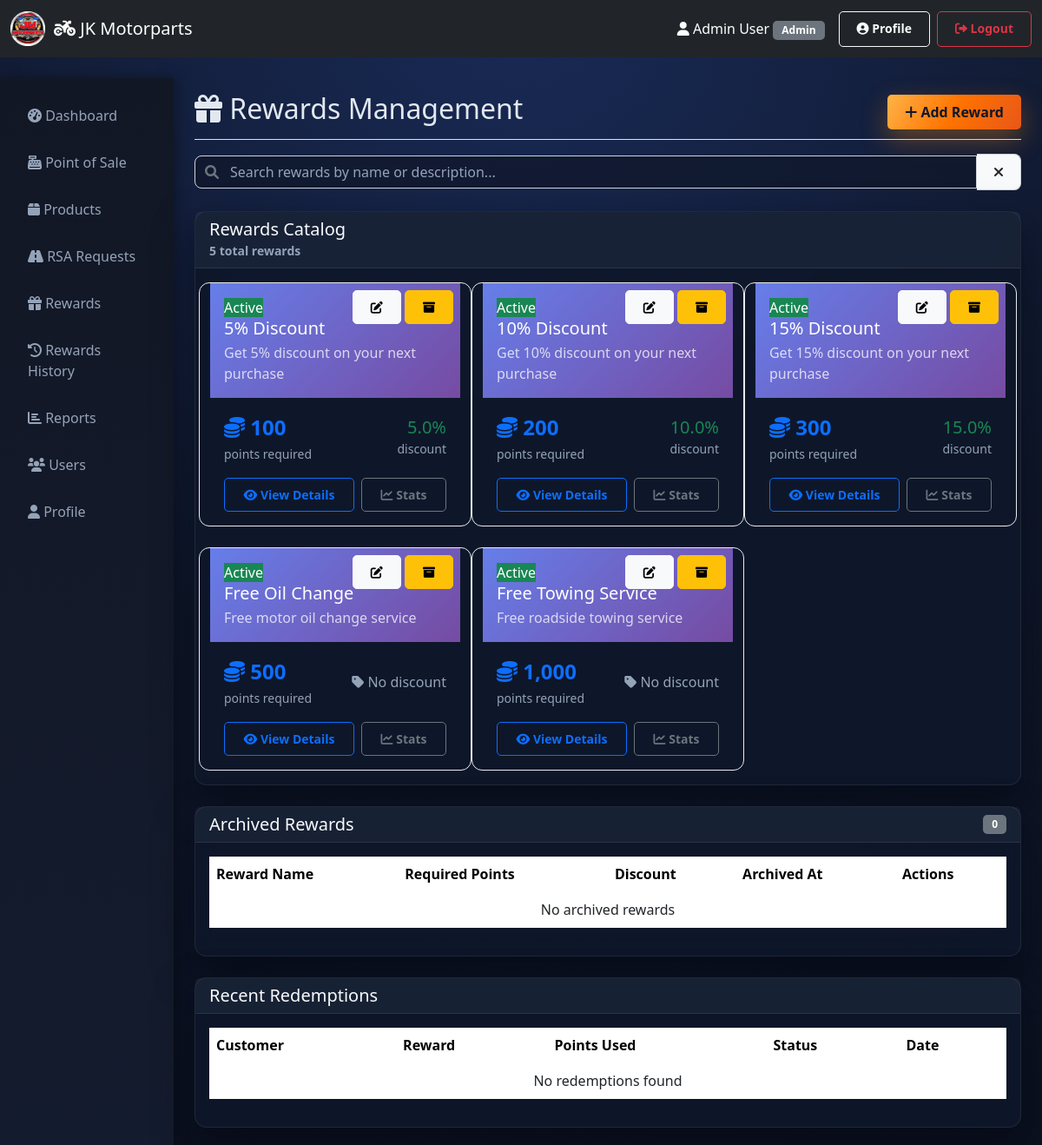
The app's page /rewards/index.php (signed in) with its own data.
### tables this page shows
CREATE TABLE `rewards_catalog` (
  `id` int(11) NOT NULL,
  `reward_name` varchar(200) NOT NULL,
  `description` text DEFAULT NULL,
  `required_points` int(11) NOT NULL,
  `discount_percentage` decimal(5,2) DEFAULT 0.00,
  `is_active` tinyint(1) DEFAULT 1,
  `is_archived` tinyint(1) DEFAULT 0,
  `archived_at` timestamp NULL DEFAULT NULL,
  `created_at` timestamp NOT NULL DEFAULT current_timestamp(),
  `updated_at` timestamp NOT NULL DEFAULT current_timestamp() ON UPDATE current_timestamp()
);

### rewards/index.php (the view, shortened to what this page needs)
<?php
$conn = getDBConnection();
$items_per_page = 6;
$page = isset($_GET['page']) ? (int)$_GET['page'] : 1;
$offset = ($page - 1) * $items_per_page;
$total_rewards = $conn->query("SELECT COUNT(*) FROM rewards_catalog WHERE is_archived = 0")->fetch_row()[0];
$rewards = $conn->query("SELECT * FROM rewards_catalog WHERE is_archived = 0 ORDER BY required_points LIMIT $items_per_page OFFSET $offset")->fetch_all(MYSQLI_ASSOC);
$archived_rewards = $conn->query("SELECT * FROM rewards_catalog WHERE is_archived = 1 ORDER BY archived_at DESC")->fetch_all(MYSQLI_ASSOC);
$redemptions = $conn->query("
    SELECT r.*, u.name as customer_name, rc.reward_name
    FROM rewards_redemptions r
    JOIN users u ON r.user_id = u.id
    JOIN rewards_catalog rc ON r.reward_id = rc.id
    ORDER BY r.date_redeemed DESC
    LIMIT 50
")->fetch_all(MYSQLI_ASSOC);
?>
<!DOCTYPE html>
<html lang="en">
<head>
    <link href="https://cdn.jsdelivr.net/npm/bootstrap@5.3.0/dist/css/bootstrap.min.css" rel="stylesheet">
    <link href="https://cdnjs.cloudflare.com/ajax/libs/font-awesome/6.0.0/css/all.min.css" rel="stylesheet">
    <link href="../assets/css/style.css" rel="stylesheet">
</head>
<body>
    <?php include '../includes/header.php'; ?>
    <div class="container-fluid mt-4">
        <div class="row">
            <?php include '../includes/sidebar.php'; ?>
            <main class="col-md-9 ms-sm-auto col-lg-10 px-md-4">
                <div class="d-flex justify-content-between flex-wrap flex-md-nowrap align-items-center pt-3 pb-2 mb-3 border-bottom">
                    <h1 class="h2"><i class="fas fa-gift"></i> Rewards Management</h1>
                    <button class="btn btn-primary" data-bs-toggle="modal" data-bs-target="#rewardModal" id="addRewardBtn">
                        <i class="fas fa-plus"></i> Add Reward
                    </button>
                </div>
                <div class="search-container">
                    <div class="search-input-wrapper">
                        <i class="fas fa-search search-icon"></i>
                        <input type="text" class="form-control search-input" id="searchRewards" placeholder="Search rewards by name or description...">
                        <button class="btn clear-search-btn" type="button" id="clearSearch">
                            <i class="fas fa-times"></i>
                        </button>
                    </div>
                </div>
                <div class="card mb-4">
                    <div class="card-header">
                        <h5 class="mb-0">Rewards Catalog</h5>
                        <small class="text-muted"><?php echo $total_rewards; ?> total rewards</small>
                    </div>
                    <div class="card-body">
                        <?php if (empty($rewards)): ?>
                            <div class="text-center py-5">
                                <i class="fas fa-gift fa-3x text-muted mb-3"></i>
                                <h5 class="text-muted">No rewards found</h5>
                                <p class="text-muted">Add your first reward to get started</p>
                            </div>
                        <?php else: ?>
                            <div class="row g-4" id="rewardsGrid">
                                <?php foreach ($rewards as $reward): ?>
                                    <div class="col-lg-4 col-md-6 reward-card" data-reward-id="<?php echo $reward['id']; ?>">
                                        <div class="reward-card-inner">
                                            <div class="reward-header">
                                                <span class="status-badge <?php echo $reward['is_active'] ? 'bg-success' : 'bg-secondary'; ?>">
                                                    <?php echo $reward['is_active'] ? 'Active' : 'Inactive'; ?>
                                                </span>
                                                <h5 class="mb-1 reward-name"><?php echo htmlspecialchars($reward['reward_name']); ?></h5>
                                                <p class="mb-0 reward-description opacity-75"><?php echo htmlspecialchars($reward['description']); ?></p>
                                                <div class="reward-actions">
                                                    <a href="?edit=<?php echo $reward['id']; ?>" class="btn btn-sm btn-light">
                                                        <i class="fas fa-edit"></i>
                                                    </a>
                                                    <form method="POST" onsubmit="return confirmDelete('Archive this reward?')" style="display: inline;">
                                                        <button type="submit" class="btn btn-sm btn-warning" name="archive_reward">
                                                            <i class="fas fa-archive"></i>
                                                        </button>
                                                    </form>
                                                </div>
                                            </div>
                                            <div class="card-body">
                                                <div class="d-flex justify-content-between align-items-center mb-3">
                                                    <div>
                                                        <div class="reward-points text-primary">
                                                            <i class="fas fa-coins"></i> <?php echo number_format($reward['required_points']); ?>
                                                        </div>
                                                        <small class="text-muted">points required</small>
                                                    </div>
                                                    <?php if ($reward['discount_percentage'] > 0): ?>
                                                        <div class="text-end">
                                                            <div class="h5 text-success mb-0">
                                                                <?php echo number_format($reward['discount_percentage'], 1); ?>%
                                                            </div>
                                                            <small class="text-muted">discount</small>
                                                        </div>
                                                    <?php else: ?>
                                                        <div class="text-muted">
                                                            <i class="fas fa-tag"></i> No discount
                                                        </div>
                                                    <?php endif; ?>
                                                </div>
                                                <div class="d-flex gap-2">
                                                    <button class="btn btn-sm btn-outline-primary flex-fill" onclick="viewRewardDetails(<?php echo $reward['id']; ?>)">
                                                        <i class="fas fa-eye"></i> View Details
                                                    </button>
                                                    <button class="btn btn-sm btn-outline-secondary flex-fill" onclick="viewRedemptions(<?php echo $reward['id']; ?>)">
                                                        <i class="fas fa-chart-line"></i> Stats
                                                    </button>
                                                </div>
                                            </div>
                                        </div>
                                    </div>
                                <?php endforeach; ?>
                            </div>
                        <?php endif; ?>
                    </div>
                </div>
                <div class="card mb-4">
                    <div class="card-header d-flex justify-content-between align-items-center">
                        <h5 class="mb-0">Archived Rewards</h5>
                        <span class="badge bg-secondary"><?php echo count($archived_rewards); ?></span>
                    </div>
                    <div class="card-body">
                        <div class="table-responsive">
                            <table class="table table-hover">
                                <thead>
                                    <tr>
                                        <th style=color:black;>Reward Name</th>
                                        <th style=color:black;>Required Points</th>
                                        <th style=color:black;>Discount</th>
                                        <th style=color:black;>Archived At</th>
                                        <th style=color:black;>Actions</th>
                                    </tr>
                                </thead>
                                <tbody>
                                    <?php if (empty($archived_rewards)): ?>
                                        <tr>
                                            <td colspan="5" class="text-center">No archived rewards</td>
                                        </tr>
                                    <?php endif; ?>
                                </tbody>
                            </table>
                        </div>
                    </div>
                </div>
                <div class="card">
                    <div class="card-header">
                        <h5 class="mb-0">Recent Redemptions</h5>
                    </div>
                    <div class="card-body">
                        <div class="table-responsive">
                            <table class="table table-hover">
                                <thead>
                                    <tr>
                                        <th style=color:black;>Customer</th>
                                        <th style=color:black;>Reward</th>
                                        <th style=color:black;>Points Used</th>
                                        <th style=color:black;>Status</th>
                                        <th style=color:black;>Date</th>
                                    </tr>
                                </thead>
                                <tbody>
                                    <?php if (empty($redemptions)): ?>
                                        <tr>
                                            <td colspan="5" class="text-center">No redemptions found</td>
                                        </tr>
                                    <?php endif; ?>
                                </tbody>
                            </table>
                        </div>
                    </div>
                </div>
            </main>
        </div>
    </div>
</body>
</html>

### assets/css/style.css (style rules this page uses)
body { font-family: 'Segoe UI', Tahoma, Geneva, Verdana, sans-serif; background: radial-gradient(circle at top, #192a56 0%, #0f172a 55%, #0b1120 100%); color: #e2e8f0; }
.card { border: 1px solid rgba(255, 255, 255, 0.08); border-radius: 14px; background: rgba(15, 23, 42, 0.92); backdrop-filter: blur(12px); box-shadow: 0 20px 45px rgba(4, 6, 14, 0.55); margin-bottom: 20px; }
.card-header { background: rgba(148, 163, 184, 0.08); border-bottom: 1px solid rgba(255,255,255,0.08); font-weight: 600; color: #f8fafc; }
.table { background-color: transparent; color: #e2e8f0; }
.btn { border-radius: 5px; padding: 8px 20px; font-weight: 600; }
.badge { padding: 5px 10px; border-radius: 5px; font-weight: 600; }
.form-control, .form-select { background-color: rgba(15, 23, 42, 0.75); border: 1px solid rgba(255, 255, 255, 0.08); color: #f8fafc; }
.form-control::placeholder { color: #94a3b8; }
.text-muted { color: #94a3b8 !important; }
.btn-primary { background: linear-gradient(120deg, #ffb347 0%, #ff7300 50%, #e85719 100%); border: none; color: #0f172a; box-shadow: 0 12px 30px rgba(255, 138, 0, 0.35); }
.table thead th { color: #f8fafc; border-bottom-color: rgba(255,255,255,0.08); }
.table tbody tr { border-color: rgba(255,255,255,0.05); }

### rewards/index.php (style rules this page uses)
.reward-card { transition: transform 0.2s, box-shadow 0.2s; height: 100%; border: 1px solid #e9ecef; border-radius: 12px; overflow: hidden; }
.reward-header { background: linear-gradient(135deg, #667eea 0%, #764ba2 100%); color: white; padding: 1rem; position: relative; }
.reward-points { font-size: 1.5rem; font-weight: bold; }
.reward-actions { position: absolute; top: 0.5rem; right: 0.5rem; }
.search-container { position: relative; margin-bottom: 1.5rem; }
.search-input-wrapper { position: relative; display: flex; align-items: center; }
.search-input { flex-grow: 1; padding-left: 2.5rem; border-radius: 0.5rem 0 0 0.5rem; border: 1px solid #ced4da; transition: all 0.3s ease; }
.search-icon { position: absolute; left: 0.75rem; color: #6c757d; z-index: 10; }
.clear-search-btn { border-radius: 0 0.5rem 0.5rem 0; border: 1px solid #ced4da; border-left: none; background-color: #f8f9fa; transition: all 0.3s ease; }

### records on screen
rewards_catalog: is_active "Active", reward_name "5% Discount", description "Get 5% discount on your next purchase", required_points "100", discount_percentage "5.0"
rewards_catalog: is_active "Active", reward_name "10% Discount", description "Get 10% discount on your next purchase", required_points "200", discount_percentage "10.0"
rewards_catalog: is_active "Active", reward_name "15% Discount", description "Get 15% discount on your next purchase", required_points "300", discount_percentage "15.0"
rewards_catalog: is_active "Active", reward_name "Free Oil Change", description "Free motor oil change service", required_points "500", discount_percentage 0 (drawn)
rewards_catalog: is_active "Active", reward_name "Free Towing Service", description "Free roadside towing service", required_points "1,000", discount_percentage 0 (drawn)

### other values on screen
SITE_NAME "JK Motorparts"
$_SESSION['user_name'] "Admin User"
$_SESSION['role'] "Admin"
$total_rewards "5"
count($archived_rewards) "0"
